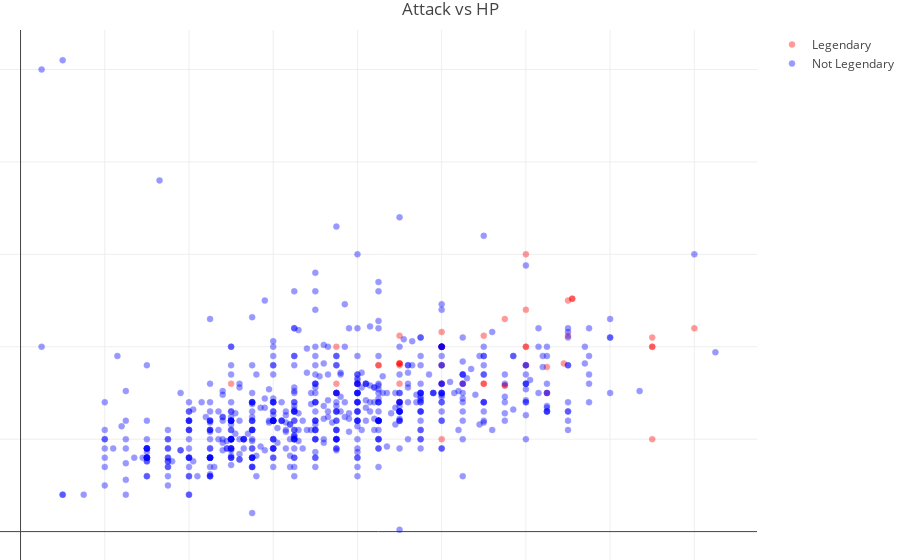

The notebook cell saved with this chart:
### Markdown cell above
### Scatter Plot

### Code cell
legendary = go.Scatter(x = df[df['isLegendary']==True]['Attack'], y = df[df['isLegendary']==True]['HP'], name = 'Legendary',
                      mode='markers',marker=dict(size=6,color='red',line=dict(color='red',width=0.5),opacity=0.4))
noLegendary = go.Scatter(x = df[df['isLegendary']==False]['Attack'], y = df[df['isLegendary']==False]['HP'], name = 'Not Legendary',
                        mode='markers',marker=dict(size=6,color='blue',line=dict(color='blue',width=0.5),opacity=0.4))

data = [legendary, noLegendary]
layout = go.Layout(
    title = 'Attack vs HP',
    margin=dict(
        l=0,
        r=0,
        b=0,
        t=30
    )
)
fig = go.Figure(data=data, layout=layout)
plotly.offline.iplot(fig,filename='scatterplot');

### Figure 1 — Plotly figure (JSON) as saved in the notebook; plotly's stock layout.template omitted (floating-point values rounded to 4 significant figures; data arrays with more than 128 entries replaced by an {"elided": "..."} marker saying what was removed)
{"data": [{"marker": {"color": "red", "line": {"color": "red", "width": 0.5}, "opacity": 0.4, "size": 6}, "mode": "markers", "name": "Legendary", "type": "scatter", "x": [85, 90, 100, 110, 85, 115, 75, 90, 130, 100, 50, 75, 80, 90, 100, 150, 150, 100, 150, 75, 105, 125, 120, 120, 90, 160, 120, 90, 100, 120, 100, 90, 129, 90, 115, 115, 120, 150, 125, 130, 131, 131, 100, 100, 110, 110], "y": [90, 90, 90, 106, 90, 115, 100, 106, 106, 80, 80, 80, 80, 80, 100, 100, 105, 100, 50, 75, 80, 75, 100, 90, 91, 110, 150, 70, 100, 120, 100, 91, 91, 91, 79, 79, 100, 100, 89, 125, 126, 126, 108, 50, 80, 80]}, {"marker": {"color": "blue", "line": {"color": "blue", "width": 0.5}, "opacity": 0.4, "size": 6}, "mode": "markers", "name": "Not Legendary", "type": "scatter", "x": {"elided": "675 int values"}, "y": {"elided": "675 int values"}}], "layout": {"margin": {"b": 0, "l": 0, "r": 0, "t": 30}, "title": "Attack vs HP"}}
